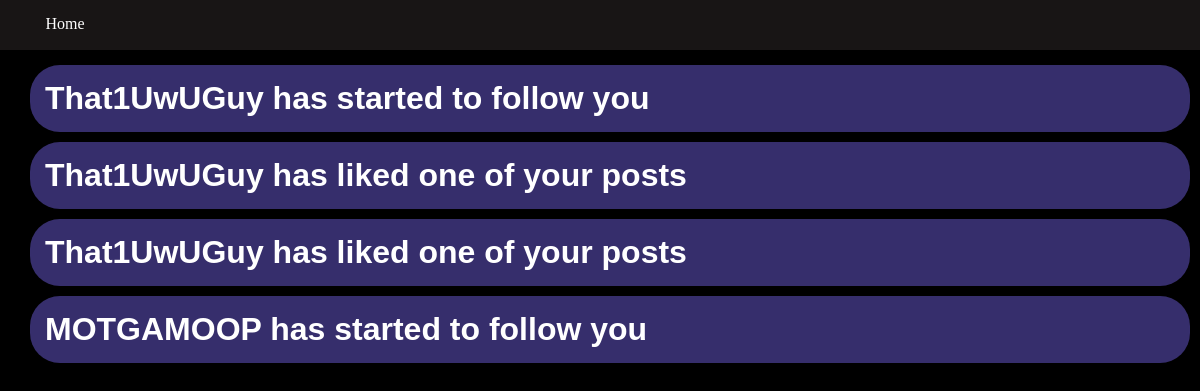
The page /twitter/notifications (signed in) on the database its author committed.
### twitter/models.py (models this page shows)
class Notification(models.Model):
    postUser = models.ForeignKey(User2, on_delete = models.CASCADE, related_name="postuser")
    recieveUser = models.ForeignKey(User2, on_delete = models.CASCADE, related_name="recieveuser")
    text = models.CharField(max_length=200)
    link = models.CharField(max_length=200, default = "")

### twitter/views.py (the view)
# urls.py: path("notifications", views.Notifications, name="notifications"),
def Notifications(request):
    user = User2.objects.get(username=request.user.username)
    list = user.notificationlist.all()
    haslist = True
    if len(list) == 0:
        haslist = False
    context = {"list": list, "haslist": haslist}
    return render(request, "twitter/notifications.html", context)

### twitter/templates/twitter/notifications.html (shortened to what this page needs)
<!DOCTYPE html>
<html lang="en">
<head>
    {% load static %}
    <link rel = "stylesheet" href = "{% static '/twitter/css/notifications.css' %}">
</head>
<body>
    <div class="navbar">
        <a href = "{% url 'home' %}"><div class = "homebutton"> Home </div></a>
    </div>
    <div class = "postbox">
        {% if haslist %}
            {% for noti in list %}
                <div class = "post">
                    <h1>{{noti.text}}</h1>
                </div>
            {% endfor %}
        {% else %}
            <h2>No Notifications Currently</h2>
        {% endif %}
    </div>
</body>
</html>

### twitter/static/twitter/css/notifications.css (style rules this page uses)
.navbar { position:fixed; width:100%; height:50px; background-color:rgb(24, 21, 21); top:0px; }
.homebutton { padding:5px; height:20px; margin:10px; border-radius:10px; text-align:center; width:100px; color:white; margin-right:10px; }
.postbox { margin-top:65px; color:white; font-family:'Trebuchet MS', 'Lucida Sans Unicode', 'Lucida Grande', 'Lucida Sans', Arial, sans-serif; margin-left:20px; }
.post { padding:15px; margin:10px; border-radius: 30px; height:auto; color:white; background-color:rgb(54, 46, 108); }
* { padding:0; margin:0; }
body { background-color:black; }
a { color:inherit; text-decoration:none; }

### rows shown on the page
Notification: text "That1UwUGuy has started to follow you"
Notification: text "That1UwUGuy has liked one of your posts"
Notification: text "That1UwUGuy has liked one of your posts"
Notification: text "MOTGAMOOP has started to follow you"
